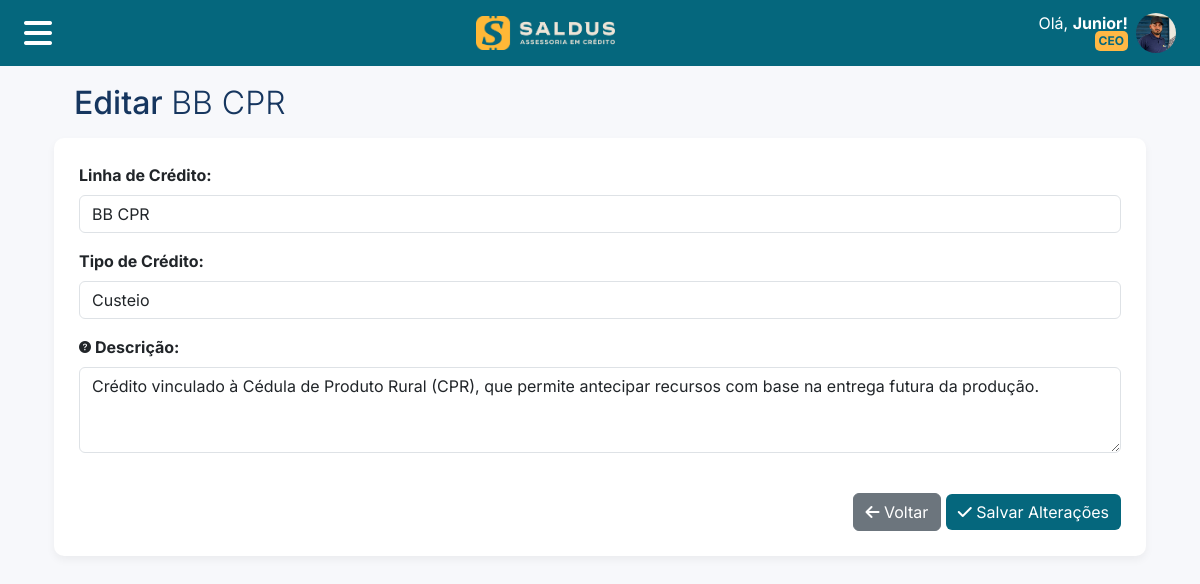
The app's page /projects/credit-line-edit/4/ (signed in) with its own data.
### enterprises/models.py (models this page shows, shortened)
class Enterprise(models.Model):
    name = models.CharField(max_length=255)
    cnpj_or_cpf = models.CharField(max_length=18)
    subdomain = models.CharField(
        max_length=63,
        unique=True,
        validators=[validate_subdomain],
        help_text='Subdomínio único para acesso (ex: saldus.nexiun.com.br)',
        verbose_name='Subdomínio'
    )
    logo_light = models.ImageField(
        upload_to=enterprise_directory_path,
        blank=True,
        default='icons/logo.svg',
        null=True,
        verbose_name='Logo Claro',
        help_text='Logo para usar em fundos claros'
    )
    logo_dark = models.ImageField(
        upload_to=enterprise_directory_path,
        blank=True,
        default='icons/logo_white.svg',
        null=True,
        verbose_name='Logo Escuro',
        help_text='Logo para usar em fundos escuros'
    )
    favicon = models.ImageField(
        upload_to=enterprise_directory_path,
        blank=True,
        default='icons/favicon.svg',
        null=True,
        verbose_name='Favicon',
        help_text='Ícone que aparece na aba do navegador (formato .ico, .png ou .svg)'
    )
    primary_color = models.CharField(max_length=7, default='#05677D')
    secondary_color = models.CharField(max_length=7, default='#FFB845')
    text_icons_color = models.CharField(max_length=7, default='#FFFFFF')
    def get_full_domain(self):
        return f"{self.subdomain}.nexiun.com.br"
    def get_absolute_url(self):
        from django.conf import settings
        if settings.DEBUG:
            return f"http://{self.subdomain}.nexiun.local:8000"
        else:
            return f"https://{self.get_full_domain()}"
    def get_logo_url(self, theme='light'):
        from django.templatetags.static import static
        logo_field = self.logo_light if theme == 'light' else self.logo_dark
        default_logo = 'icons/logo.svg' if theme == 'light' else 'icons/logo_white.svg'
        if not logo_field:
            return static(default_logo)
        if str(logo_field) in ['icons/logo.svg', 'icons/logo_white.svg', 'icons/favicon.svg']:
            return static(str(logo_field))
        else:
            return logo_field.url
    def get_logo_dark_url(self):
        return self.get_logo_url('dark')
    def get_favicon_url(self):
        from django.templatetags.static import static
        if not self.favicon:
            return static('icons/favicon.svg')
        if str(self.favicon) in ['icons/logo_white.svg', 'icons/favicon.svg']:
            return static(str(self.favicon))
        else:
            return self.favicon.url

### users/models.py (models this page shows, shortened)
class User(AbstractBaseUser, PermissionsMixin):
    THEME_CHOICES = [
        ('light', 'Tema Claro'),
        ('dark', 'Tema Escuro'),
        ('auto', 'Automático (Sistema)'),
    ]
    name = models.CharField(max_length=255)
    email = models.EmailField(unique=True, null=True)
    cpf = models.CharField(max_length=14, unique=True, null=True)
    phone = models.CharField(max_length=20, null=True)
    theme_preference = models.CharField(
        max_length=10,
        choices=THEME_CHOICES,
        default='light',
        verbose_name='Preferência de Tema',
        help_text='Escolha o tema de aparência do sistema'
    )
    roles = models.ManyToManyField(
        Role,
        blank=True,
        related_name="users",
        verbose_name="Cargos",
        help_text="Cargos atribuídos ao usuário"
    )
    custom_permissions = models.ManyToManyField(
        Permission,
        blank=True,
        related_name="users_with_custom_permission",
        verbose_name="Permissões Customizadas",
        help_text="Permissões específicas além das do cargo"
    )
    date_of_birth = models.DateField(null=True, blank=True, verbose_name="Data de Nascimento")
    profile_image = models.ImageField(upload_to=user_directory_path, blank=True, null=True)
    enterprise = models.ForeignKey(Enterprise, on_delete=models.SET_NULL, null=True, blank=True)
    unit = models.ForeignKey(Unit, on_delete=models.SET_NULL, null=True, blank=True)
    is_active = models.BooleanField(default=True)
    is_staff = models.BooleanField(default=False)
    objects = CustomUserManager()
    USERNAME_FIELD = 'email'
    REQUIRED_FIELDS = ['name']
    def has_perm(self, perm, obj=None):
        if super().has_perm(perm, obj):
            return True
        if not self.is_active:
            return False
        for role in self.roles.filter(is_active=True):
            for permission in role.permissions.all():
                if f"{permission.content_type.app_label}.{permission.codename}" == perm:
                    return True
        for permission in self.custom_permissions.all():
            if f"{permission.content_type.app_label}.{permission.codename}" == perm:
                return True
        return False

class Role(models.Model):
    name = models.CharField(max_length=100, unique=True, verbose_name="Nome")
    code = models.CharField(max_length=50, unique=True, verbose_name="Código")
    description = models.TextField(blank=True, verbose_name="Descrição")
    is_active = models.BooleanField(default=True, verbose_name="Ativo")
    permissions = models.ManyToManyField(
        Permission,
        blank=True,
        verbose_name="Permissões",
        help_text="Permissões padrão deste cargo"
    )
    created_at = models.DateTimeField(auto_now_add=True)
    updated_at = models.DateTimeField(auto_now=True)
    class Meta:
        verbose_name = "Cargo"
        verbose_name_plural = "Cargos"
        ordering = ['name']

### projects/models.py (models this page shows, shortened)
class CreditLine(models.Model):
    name = models.CharField(max_length=255)
    description = models.TextField(blank=True, null=True)
    type_credit = models.CharField(max_length=3, choices=TYPE_CHOICES, default='CUS')
    enterprise = models.ForeignKey(Enterprise, on_delete=models.CASCADE, related_name='credit_lines')
    is_active = models.BooleanField(default=True, verbose_name="Ativo")
    created_at = models.DateTimeField(auto_now_add=True)
    updated_at = models.DateTimeField(auto_now=True)
    class Meta:
        verbose_name = "Linha de Crédito"
        verbose_name_plural = "Linhas de Crédito"
        ordering = ['name']

### projects/views.py (the view, shortened to what this page needs)
# urls.py: path('credit-line-edit/<int:credit_line_id>/', views.credit_line_edit_view, name='credit_line_edit'),
@login_required
def credit_line_edit_view(request, credit_line_id):
    if not request.user.has_perm('users.change_credit_lines'):
        messages.error(request, 'Você não tem permissão para editar linhas de crédito.')
        return redirect('home')
    credit_line = get_object_or_404(CreditLine, id=credit_line_id)
    context = {
        'credit_line': credit_line,
        'type_choices': TYPE_CHOICES
    }
    return render(request, 'projects/edit_credit_line.html', context)

### projects/templates/projects/edit_credit_line.html (shortened to what this page needs)
{% extends "base/base.html" %}
{% load static %}
{% block content %}
<div class="container">
    <div class="row align-items-center ms-2 me-3 mb-3 mt-3 justify-content-between">
        <div class="col-auto">
            <h2 class="text-color-primary m-0">Editar <span class="fw-light">{{ credit_line.name }}</span></h2>
        </div>
    </div>
    <div class="container-style">
        <form method="post" class="needs-validation" novalidate>
            <div class="row">
                <div class="col-12 mb-3">
                    <label for="name" class="form-label fw-bold d-flex align-items-center">Linha de Crédito:</label>
                    <input type="text"
                           name="name"
                           id="name"
                           class="form-control"
                           value="{{ credit_line.name }}"
                           required>
                </div>
            </div>
            <div class="row">
                <div class="col-12 mb-3">
                    <label for="type_credit" class="form-label fw-bold d-flex align-items-center">Tipo de Crédito:</label>
                    <select name="type_credit"
                            id="type_credit"
                            class="form-control"
                            required>
                        {% for value, label in type_choices %}
                            <option value="{{ value }}" {% if credit_line.type_credit == value %}selected{% endif %}>
                                {{ label }}
                            </option>
                        {% endfor %}
                    </select>
                </div>
            </div>
            <div class="row">
                <div class="col-12 mb-3">
                    <label for="description" class="form-label fw-bold d-flex align-items-center">
                        <i class="bi bi-question-circle-fill me-1 small"
                           style="font-size: 12px;"
                           data-bs-toggle="tooltip"
                           data-bs-placement="top"
                           title="Descrição ou informações adicionais sobre a linha de crédito"
                           data-bs-custom-class="custom-tooltip">
                        </i>Descrição:</label>
                    <textarea name="description"
                              id="description"
                              class="form-control"
                              rows="3">{{ credit_line.description }}</textarea>
                </div>
            </div>
            <div class="row mt-4">
                <div class="col-12 text-end">
                    <a href="{% url 'credit_line_list' %}" class="btn btn-secondary">
                        <i class="fa-solid fa-arrow-left"></i> Voltar
                    </a>
                    <button type="submit" class="btn btn-primary rounded" style="background-color: {{ enterprise.primary_color }}; border: none;">
                        <i class="fa-solid fa-check"></i> Salvar Alterações
                    </button>
                </div>
            </div>
        </form>
    </div>
</div>
{% endblock %}

### templates/base/base.html (shortened to what this page needs)
{% load static %}
{% load permission_tags %}
<!DOCTYPE html>
<html lang="pt-br">
<head>
    <link href="https://cdn.jsdelivr.net/npm/bootstrap@5.3.3/dist/css/bootstrap.min.css" rel="stylesheet">
    <link rel="stylesheet" href="https://cdn.jsdelivr.net/npm/bootstrap-icons@1.11.3/font/bootstrap-icons.min.css">
    <link rel="stylesheet" href="https://cdnjs.cloudflare.com/ajax/libs/font-awesome/6.7.2/css/all.min.css">
</head>
<body>
    <nav class="navbar navbar-custom fixed-top">
        <div class="navbar-container">
            <div class="row w-100 g-0">
                <div class="col-auto d-flex align-items-center ">
                    <button type="button" data-bs-toggle="offcanvas" data-bs-target="#offcanvasNavbar" aria-controls="offcanvasNavbar" aria-label="Toggle navigation" class="btn m-0 menu-toggle-btn">
                        <i class="fa-solid fa-bars" style="font-size: 2rem; color: white; padding: 0;"></i>
                    </button>
                </div>
                <div class="col d-flex align-items-center justify-content-center">
                    <a class="navbar-brand m-0 d-flex align-items-center" href="/">
                        {% if enterprise %}
                            <img src="{{ enterprise.get_logo_dark_url }}" alt="Logo" class="d-block" style="height: 50px;">
                        {% else %}
                            <img src="{% static 'icons/logo_white.svg' %}" alt="Logo Padrão" class="d-block" style="height: 50px;">
                        {% endif %}
                    </a>
                </div>
                <div class="col-auto d-flex align-items-center me-2">
                    <div class="ms-2 text-end p-0 me-2" style="line-height: 1;">
                        <p class="text_icons_color m-0 p-0">Olá, <span class="fw-bold">{{ first_name }}!</span></p>
                        <span class="badge badge-style-group-user m-0 p-1">{{ user.roles.first.name|default:"Usuário" }}</span>
                    </div>
                    <img src="{% if user.profile_image %}{{ user.profile_image.url }}{% else %}{% static 'images/user_default_icon.svg' %}{% endif %}" alt="Usuário" class="rounded-circle" style="height: 40px; width: 40px;">
                </div>
            </div>
        </div>
    </nav>
    <main class="container espacing-title">
        {% block content %}{% endblock %}
    </main>
</body>
</html>

### records on screen
Enterprise: get_logo_dark_url (picture)
User: roles.first.name "CEO", profile_image (picture)
CreditLine: name "BB CPR", type_credit "Custeio", description "Crédito vinculado à Cédula de Produto Rural (CPR), que permite antecipar recursos com base na entrega futura da produção."

### other values on screen
{{ first_name }} "Junior"
